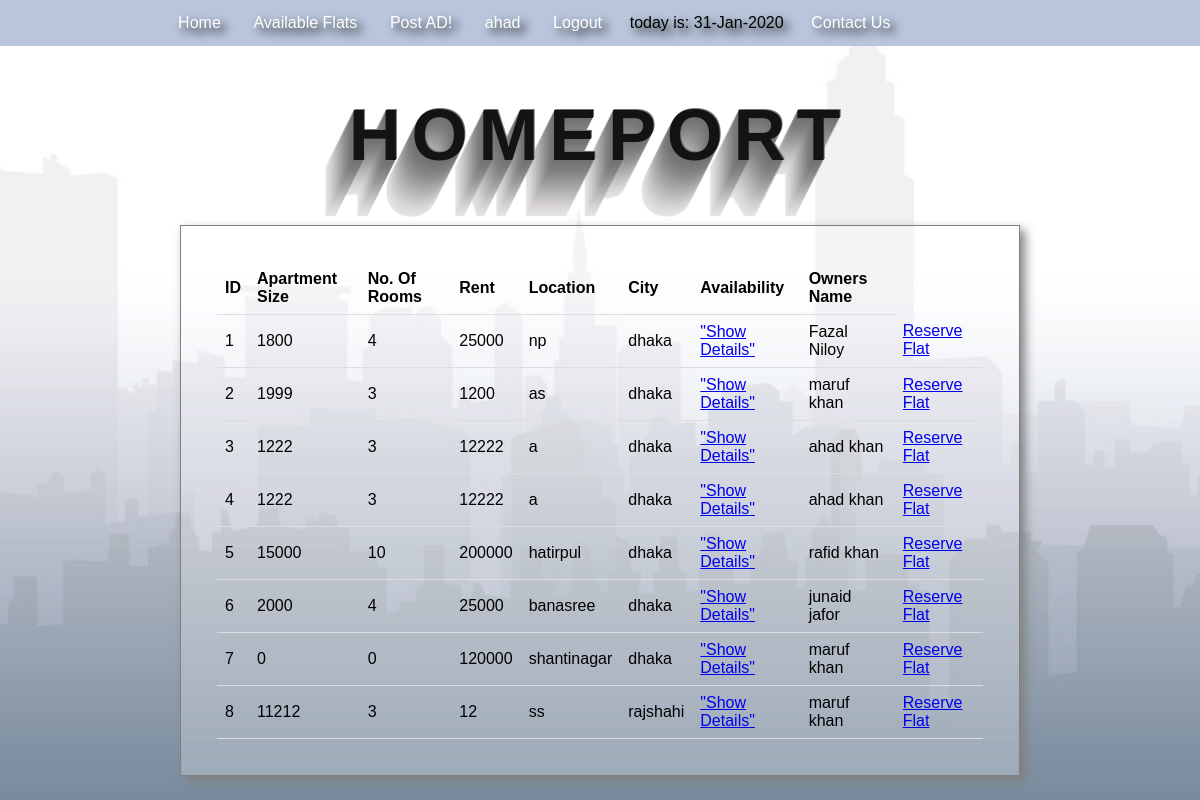
/available_flats.php (signed in), run on the app's committed database.
### tables this page shows
CREATE TABLE `available_flats` (
  `flat_id` int(100) NOT NULL,
  `owner_id` int(100) NOT NULL,
  `owner_username` varchar(100) NOT NULL,
  `flat_city` varchar(100) NOT NULL,
  `flat_location` varchar(100) NOT NULL,
  `flat_rent` int(100) NOT NULL,
  `available` tinyint(1) NOT NULL DEFAULT 1
);

CREATE TABLE `flat_details` (
  `flat_id` int(100) NOT NULL,
  `flat_city` varchar(100) NOT NULL,
  `flat_location` varchar(100) NOT NULL,
  `flat_size` int(100) NOT NULL,
  `num_of_rooms` int(100) NOT NULL,
  `additional_info` text NOT NULL,
  `image` text NOT NULL
);

CREATE TABLE `members` (
  `member_id` int(100) NOT NULL,
  `username` varchar(100) NOT NULL,
  `first_name` varchar(100) NOT NULL,
  `last_name` varchar(100) NOT NULL,
  `password` varchar(100) NOT NULL,
  `contact_no` varchar(100) NOT NULL,
  `city` varchar(100) NOT NULL,
  `location` varchar(100) NOT NULL,
  `gender` varchar(100) NOT NULL,
  `join_date` date NOT NULL
);

### available_flats.php (the view, shortened to what this page needs)
<?php
	 	include_once "includes/header.php";
	 	include_once "connection.php";
?>
<?php
	$apartments = mysqli_query($con,"SELECT m.first_name, m.last_name, f.flat_id, f.flat_city, f.flat_location, f.flat_rent, f.available,
		d.flat_size,d.num_of_rooms, d.additional_info
		FROM available_flats f
		join members m on m.member_id =f.owner_id
		join flat_details d on d.flat_id=f.flat_id")
?>
	<table style="border-collapse: collapse;width: 100%">
		<tr>
			<th>ID</th>
			<th>Apartment Size</th>
			<th>No. Of Rooms</th>
			<th>Rent</th>
			<th>Location</th>
			<th>City</th>
			<th>Availability</th>
			<th>Owners Name</th>
		</tr>
		<?php
			foreach($apartments as $apartment){
		?>
			<tr>
				<td><?php echo $apartment['flat_id'] ?></td>
				<td><?php echo $apartment['flat_size'] ?></td>
				<td><?php echo $apartment['num_of_rooms'] ?></td>
				<td><?php echo $apartment['flat_rent'] ?></td>
				<td><?php echo $apartment['flat_location'] ?></td>
				<td><?php echo $apartment['flat_city'] ?></td>
				<td><?php if($apartment['available']==1)
					{
						?> <a href="flat_details.php?id=<?php echo $apartment['flat_id'];?>">"Show Details"</a><?php
					 } else
					 {echo "NOT AVAILABLE"; } ?>
				</td>
				<td><?php echo $apartment['first_name'].' '.$apartment['last_name'] ?></td>
				<td><a href="reserve_flat.php?id=<?php echo $apartment['flat_id'];?>">Reserve Flat</a></td>
			</tr><?php
		}
		?>
	</table>
	 </div>
	</body>
</html>

### includes/header.php (shortened to what this page needs)
<!DOCTYPE html>
	<html>
	<head>
		<link rel="stylesheet" type="text/css" href="css/style.css">
	</head>
	<body>
		<header>
			<nav>
				<ul>
					<li><a href="index.php">Home</a></li>
 					<li><a href="available_flats.php">Available Flats</a></li>
					<?php
						if(isset($_SESSION['username']))
							{ ?>
						    	<li><a href="post_ad.php"><span class="glyphicon glyphicon-user"></span>Post AD!</a></li>
							     <li><a href="userprofile.php">
							      <?php
							      echo $_SESSION['username'];
							      ?>
						      <?php  ?> </a></li></a></li>
							      <li><a href="logout.php">Logout</a></li>
							      <?php }
						      else{ ?>
							      <li><a href="register_page.php"><span class="glyphicon glyphicon-user"></span> Sign Up</a></li>
							      <li><a href="login.php"><span class="glyphicon glyphicon-log-in"></span> Login</a></li>
						       <?php } ?>
					<li>
						<?php
							echo "today is: ".date("d-M-Y");
						?>
					</li>
					<li><a href="contact_us.php">Contact Us</a></li>
				</ul>
			</nav>
		</header>
		<h1 class='elegantshadow'>HOMEPORT</h1>
	 <div id="main-content" class="clearfix">

### css/style.css (style rules this page uses)
body { background-image: url("../images/register-background-001.jpg"); background-attachment: fixed; background-size: cover; font-family: arial; margin:0 auto; }
nav { position: center; overflow: auto; background-color: #b8c5db; width: 100%; text-shadow:5px 5px 10px black; padding:5px; }
nav ul { width: 80%; margin: 0 auto; }
nav ul li { display: inline-block; padding: 1%; }
nav ul li a { color: white; font-size: 1em; text-decoration:none; padding:5px; }
#main-content { width: 70%; margin: 0 auto; border: 1px solid #808080; min-height: 200px; background: rgba(255,255,255,0.25); padding: 3%; box-shadow:5px 5px 10px grey; }
.clearfix:after { visibility: hidden; display: block; font-size: 0; content: " "; clear: both; height: 0; }
.clearfix { display: inline-block; }
.clearfix { display: block; }
h1 { font-family: "Avant Garde", Avantgarde, "Century Gothic", CenturyGothic, "AppleGothic", sans-serif; font-size: 72px; text-align: center; text-transform: uppercase; text-rendering: optimizeLegibility; }
h1.elegantshadow { color: #131313; letter-spacing: .15em; text-shadow: 1px -1px 0 #767676, -1px 2px 1px #737272, -2px 4px 1px #767474, -3px 6px 1px #787777, -4px 8px 1px #7b7a7a, -5px 10px 1px #7f7d7d, -6px 12px 1px #828181, -7px 14px 1px #868585, -8px 16px 1px #8b8a89, -9px 18px 1px #8f8e8d, -10px 20px 1px #949392, -11px 22px 1px #999897, -12px 24px 1px #9e9c9c, -13px 26px 1px #a3a1a1, -14px 28px 1px #a8a6a6, -15px 30px 1px #adabab, -16px 32px 1px #b2b1b0, -17px 34px 1px #b7b6b5, -18px 36px 1px #bcbbba, -19px 38px 1px #c1bfbf, -20px 40px 1px #c6c4c4, -21px 42px 1px #cbc9c8, -22px 44px 1px #cfcdcd, -23px 46px 1px #d4d2d1, -24px 48px 1px #d8d6d5, -25px 50px 1px #dbdad9, -26px 52px 1px #dfdddc, -27px 54px 1px #e2e0df, -28px 56px 1px #e4e3e2; }
table { border-collapse: collapse; width: 100%; }
th, th { padding: 8px; text-align: left; border-bottom: 1px solid #ddd; }

### slideshow.php (style rules this page uses)
* { box-sizing:border-box }
body { font-family: Verdana,sans-serif;margin:0 }

### available_flats.php (style rules this page uses)
table { border-collapse: collapse; width: 100%; }
th, td { padding: 8px; text-align: left; border-bottom: 1px solid #ddd; }

### data on the page
available_flats: flat_id "1", flat_details.flat_size "1800", flat_details.num_of_rooms "4", flat_rent "25000", flat_location "np", flat_city "dhaka", owner.first_name "Fazal", owner.last_name "Niloy"
available_flats: flat_id "2", flat_details.flat_size "1999", flat_details.num_of_rooms "3", flat_rent "1200", flat_location "as", flat_city "dhaka", owner.first_name "maruf", owner.last_name "khan"
available_flats: flat_id "3", flat_details.flat_size "1222", flat_details.num_of_rooms "3", flat_rent "12222", flat_location "a", flat_city "dhaka", owner.first_name "ahad", owner.last_name "khan"
available_flats: flat_id "4", flat_details.flat_size "1222", flat_details.num_of_rooms "3", flat_rent "12222", flat_location "a", flat_city "dhaka", owner.first_name "ahad", owner.last_name "khan"
available_flats: flat_id "5", flat_details.flat_size "15000", flat_details.num_of_rooms "10", flat_rent "200000", flat_location "hatirpul", flat_city "dhaka", owner.first_name "rafid", owner.last_name "khan"
available_flats: flat_id "6", flat_details.flat_size "2000", flat_details.num_of_rooms "4", flat_rent "25000", flat_location "banasree", flat_city "dhaka", owner.first_name "junaid", owner.last_name "jafor"
available_flats: flat_id "7", flat_details.flat_size "0", flat_details.num_of_rooms "0", flat_rent "120000", flat_location "shantinagar", flat_city "dhaka", owner.first_name "maruf", owner.last_name "khan"
available_flats: flat_id "8", flat_details.flat_size "11212", flat_details.num_of_rooms "3", flat_rent "12", flat_location "ss", flat_city "rajshahi", owner.first_name "maruf", owner.last_name "khan"

### other printed values
$_SESSION['username'] "ahad"
